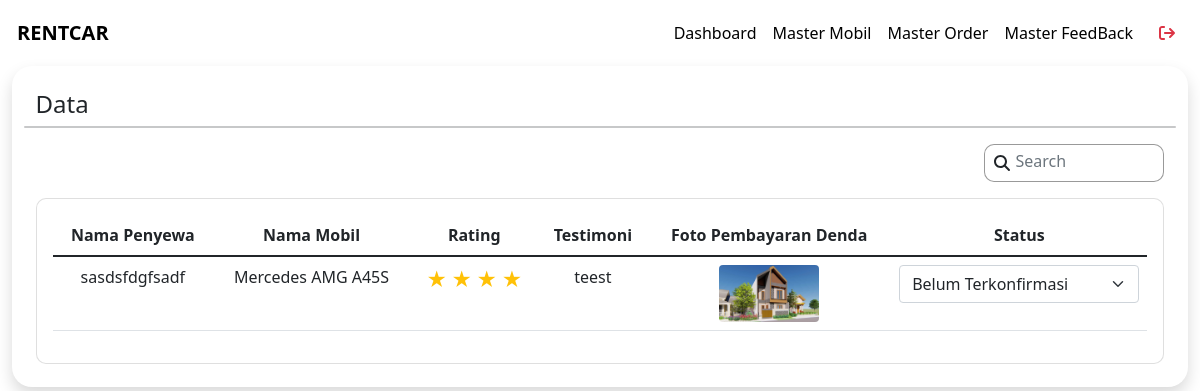
Before: /pesanan/feedback-order/ (signed in) with the older database file.
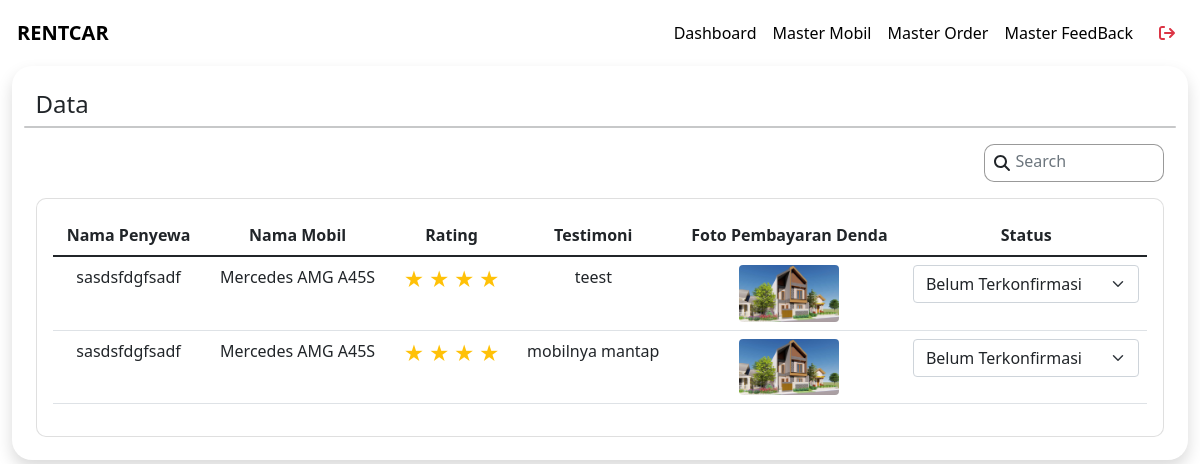
After: the same page with the newer database file.
### testi/models.py (models this page shows)
class TestimonialRating(models.Model):
    id_mobil = models.ForeignKey(Mobils, on_delete=models.CASCADE)
    id_user = models.ForeignKey(User, on_delete=models.CASCADE)
    id_return_order = models.ForeignKey(ReturnOrder, on_delete=models.CASCADE, default=1)
    contentTestimonial = models.CharField(max_length=200)
    rating = models.IntegerField(blank=True, default=0)
    created_at = models.DateTimeField(auto_now_add=True)
    updated_at = models.DateField(auto_now=True)

### user/models.py (models this page shows, shortened)
class User(AbstractUser):
    role_list = (
        (ADMIN, 'Admin'),
        (USER, 'User')
    )
    email = models.EmailField(max_length=255, unique=True)  # Set max_length to 255 and make email unique
    username = models.CharField(max_length=50, unique=True)
    role = models.CharField(max_length=100, choices=role_list, default=USER)
    text_password = models.CharField(max_length=100, blank=True, null=True)
    USERNAME_FIELD = 'username'
    REQUIRED_FIELDS = ['first_name', 'last_name', 'email']

### mobil/models.py (models this page shows, shortened)
class Mobils(models.Model):
    TRANSMISSION = [
        ('Manual', 'Manual'),
        ('Automatic', 'Automatic'),
    ]
    TYPE_CAR = [
        ('Convertible','Convertible'),
        ('Coupe','Coupe'),
        ('Sedan','Sedan'),
        ('Hatchback','Hatchback'),
        ('SUV','SUV'),
        ('MPV','MPV'),
    ]
    name = models.CharField(max_length=100)
    stock = models.PositiveIntegerField()
    image1 = models.ImageField(upload_to="images/")
    image2 = models.ImageField(upload_to="images/")
    image3 = models.ImageField(upload_to="images/")
    pricePerDay = models.IntegerField()
    transmission = models.CharField(max_length=10, choices=TRANSMISSION)
    typeCar = models.CharField(max_length=20, choices=TYPE_CAR)
    description = models.CharField(max_length=150)
    seat = models.CharField(max_length=10)
    created_at = models.DateTimeField(auto_now_add=True)
    updated_at = models.DateTimeField(auto_now=True)

### pesanan/models.py (models this page shows, shortened)
class ReturnOrder(models.Model):
    id_order = models.ForeignKey(Order, on_delete=models.CASCADE)
    image = models.ImageField(upload_to="images/")
    photo_payment_fine = models.ImageField(upload_to='images/', null=True, blank=True)
    STATUS_CHOICES = [
        ('Dikembalikan', 'Dikembalikan'),
        ('Diterima', 'Diterima'),
    ]
    status = models.CharField(max_length=20, choices=STATUS_CHOICES, default='Dikembalikan')
    created_at = models.DateField(auto_now_add=True)
    updated_at = models.DateField(auto_now=True)

### pesanan/views.py (the view)
# urls.py: path('feedback-order/', views.feedbackOrder, name="feedbackOrder"),
@login_required
def feedbackOrder(request):
    current_user = request.user
    if not request.user.is_superuser:
        return redirect("user:loginAdmin")
    search_query = request.GET.get('search', '')
    ratings = TestimonialRating.objects.all().order_by('-updated_at')
    if search_query:
        ratings = ratings.filter(
            Q(id_user__username__icontains=search_query) |
            Q(id_mobil__name__icontains=search_query) |
            Q(contentTestimonial__icontains=search_query)
        )
    context = {
        'ratings': ratings,
        'search_query': search_query,
    }
    return render(request, 'admin/feedbackOrder.html', context)

### templates/admin/feedbackOrder.html (shortened to what the changed rows need)
{% extends '../base.html' %}
{% load static %}
{% block headers %}
<link href="{% static 'css/admin/feedbackOrder.css' %}" rel="stylesheet" type="text/css">
{% endblock headers %}
{% block contents %}
<div class="wrapper">
    <div class="tabel shadow">
        <div class="row">
            <div class="col-12 col-xl-12 mb-4 mb-lg-0">
                <div class="card">
                    <div class="card-body">
                        <div class="table-responsive">
                            <table class="table">
                                <thead>
                                    <tr>
                                        <th class="text-center">Nama Penyewa</th>
                                        <th class="text-center">Nama Mobil</th>
                                        <th class="text-center">Rating</th>
                                        <th class="text-center">Testimoni</th>
                                        <th class="text-center">Foto Pembayaran Denda</th>
                                        <th class="text-center">Status</th>
                                    </tr>
                                </thead>
                                <tbody>
                                    {% if ratings %}
                                    {% for testimonial in ratings %}
                                    <tr>
                                        <td class="text-center">{{ testimonial.id_user.username }}</td>
                                        <td class="text-center">{{ testimonial.id_mobil.name }}</td>
                                        <td class="text-center rating">
                                            {% with ''|center:testimonial.rating as range %}
                                            {% for i in range %}
                                            <label class="text-warning starate">★</label>
                                            {% endfor %}
                                            {% endwith %}
                                        </td>
                                        <td class="text-center">{{ testimonial.contentTestimonial }}</td>
                                        <td class="text-center">
                                            {% if testimonial.id_return_order.image %}
                                            <img class="rounded" src="{{ testimonial.id_return_order.image.url }}" alt="Product Image" style="max-width: 100px;">
                                            {% else %}
                                            <span>No Image</span>
                                            {% endif %}
                                        </td>
                                        <td class="text-center">
                                            <form action="{% url 'pesanan:updateStatusFeedbackOrder' id_order=testimonial.id %}" method="POST">
                                                <select class="form-select shadow-none" name="status" onchange="this.form.submit()">
                                                    <option value="Belum Terkonfirmasi" {% if testimonial.status == 'Belum Terkonfirmasi' %} selected {% endif %}>Belum Terkonfirmasi</option>
                                                </select>
                                            </form>
                                        </td>
                                    </tr>
                                    {% endfor %}
                                    {% else %}
                                    <tr>
                                        <td class="text-center" colspan="6">tidak ditemukan</td>
                                    </tr>
                                    {% endif %}
                                </tbody>
                            </table>
                        </div>
                    </div>
                </div>
            </div>
        </div>
    </div>
</div>
{% endblock contents %}

Changed rows visible on the page:
added TestimonialRating: id_user.username "sasdsfdgfsadf", id_mobil.name "Mercedes AMG A45S", rating 4 (drawn), contentTestimonial "mobilnya mantap", id_return_order.image (picture)
